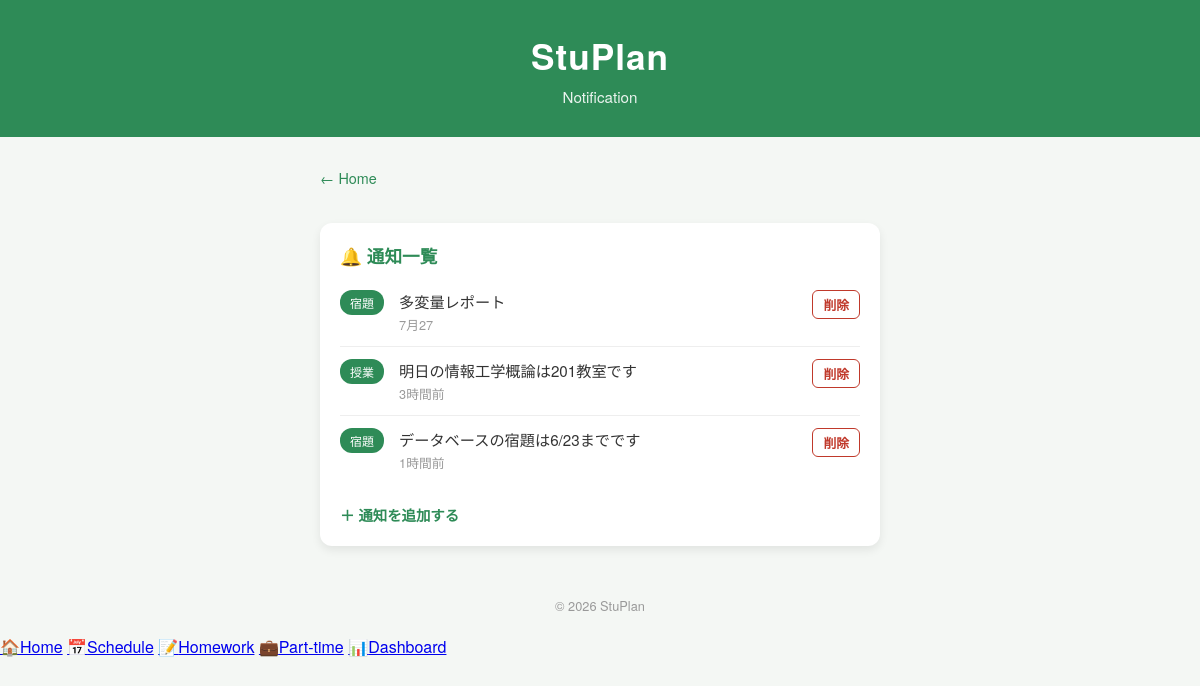
The app's page /notification, older data.
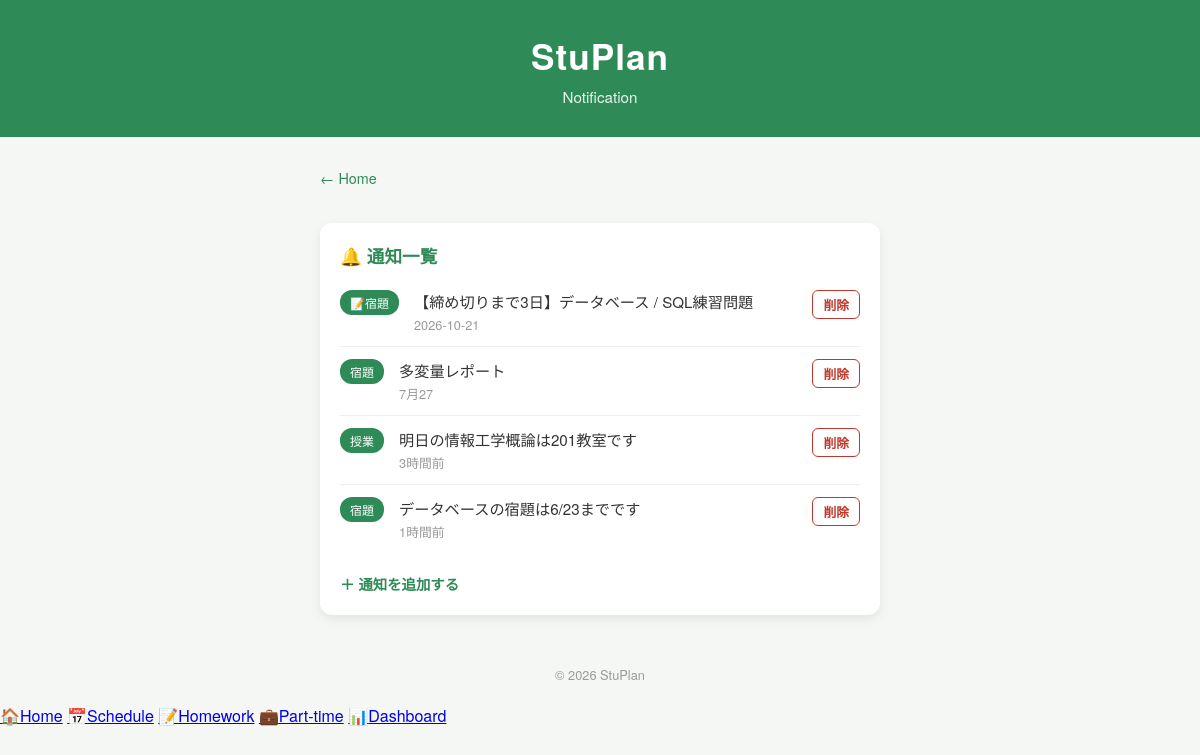
The same page, newer data.
### tables this page shows
CREATE TABLE notifications (
    id INTEGER PRIMARY KEY AUTOINCREMENT,
    type TEXT NOT NULL,
    message TEXT NOT NULL,
    time TEXT NOT NULL
, user_id INTEGER DEFAULT 1);

### app.py (the view)
@app.route("/notification")
def notification():
    lang = session.get("lang", "ja")
    t = TRANSLATIONS[lang]
    return render_template("notification.html", notifications=get_notifications(), t=t)

### app.py (called while the page is built)
def get_db_connection():
    if DATABASE_URL:
        import psycopg2
        import psycopg2.extras
        conn = psycopg2.connect(DATABASE_URL)
        conn.autocommit = False
        return conn
    else:
        conn = sqlite3.connect("stuplan.db")
        conn.row_factory = sqlite3.Row
        return conn

def ph(n=1):
    if DATABASE_URL:
        return ",".join(["%s"] * n) if n > 1 else "%s"
    else:
        return ",".join(["?"] * n) if n > 1 else "?"

def fetchall_as_dict(cursor):
    if DATABASE_URL:
        cols = [desc[0] for desc in cursor.description]
        return [dict(zip(cols, row)) for row in cursor.fetchall()]
    else:
        rows = cursor.fetchall()
        return [dict(row) for row in rows]

def get_user_id():
    return session.get("user_id", 1)

def get_notifications():
    conn = get_db_connection()
    cursor = conn.cursor()
    p = ph()
    cursor.execute(f"SELECT * FROM notifications WHERE user_id = {p} ORDER BY id DESC", (get_user_id(),))
    rows = fetchall_as_dict(cursor)
    conn.close()
    return rows

### templates/notification.html (shortened to what this page needs)
<!DOCTYPE html>
<html lang="ja">
<head>
    <link rel="stylesheet" href="{{ url_for('static', filename='style.css') }}">
</head>
<body>
    <header class="main-header"><h1>StuPlan</h1><p>{{ t.notification_title }}</p></header>
    <main class="container schedule-container">
        <a href="/home" class="back-link">{{ t.back_home }}</a>
        <section class="card schedule-card">
            <h2>🔔 {{ t.notification_sub }}</h2>
            {% if notifications %}
            <ul class="notification-list">
                {% for n in notifications %}
                <li class="notification-item">
                    <span class="notification-type">{{ n.type }}</span>
                    <div class="notification-info">
                        <span class="notification-message">{{ n.message }}</span>
                        <span class="notification-time">{{ n.time }}</span>
                    </div>
                    <a href="/notification/delete/{{ n.id }}" class="delete-link" onclick="return confirm('{{ t.confirm_delete }}');">{{ t.delete }}</a>
                </li>
                {% endfor %}
            </ul>
            {% else %}
            <p>{{ t.notification_empty }}</p>
            {% endif %}
            <a href="/notification/add" class="add-link">{{ t.notification_add }}</a>
        </section>
    </main>
    <footer class="main-footer"><p>&copy; 2026 StuPlan</p></footer>
    <nav class="bottom-nav">
        <a href="/home" class="nav-item "><span class="nav-icon">🏠</span><span>Home</span></a>
        <a href="/schedule" class="nav-item "><span class="nav-icon">📅</span><span>Schedule</span></a>
        <a href="/homework" class="nav-item "><span class="nav-icon">📝</span><span>Homework</span></a>
        <a href="/parttime" class="nav-item "><span class="nav-icon">💼</span><span>Part-time</span></a>
        <a href="/dashboard" class="nav-item "><span class="nav-icon">📊</span><span>Dashboard</span></a>
    </nav>
</body>
</html>

### static/style.css (style rules this page uses)
* { margin: 0; padding: 0; box-sizing: border-box; }
body { font-family: "Helvetica Neue", Arial, "Hiragino Kaku Gothic ProN", "Meiryo", sans-serif; background-color: #f4f7f4; color: #333; }
.main-header { background-color: #2e8b57; color: white; text-align: center; padding: 30px 20px; }
.main-header h1 { font-size: 2.2rem; letter-spacing: 1px; }
.main-header p { margin-top: 5px; font-size: 0.95rem; opacity: 0.9; }
.container { max-width: 800px; margin: 30px auto; padding: 0 20px; display: grid; grid-template-columns: 1fr 1fr; gap: 20px; }
.card { background-color: #ffffff; border-radius: 12px; padding: 20px; box-shadow: 0 4px 10px rgba(0, 0, 0, 0.08); transition: transform 0.2s ease; }
.card h2 { font-size: 1.1rem; margin-bottom: 10px; color: #2e8b57; }
.main-footer { text-align: center; padding: 20px; color: #999; font-size: 0.8rem; }
.schedule-container { grid-template-columns: 1fr; max-width: 600px; }
.back-link { display: inline-block; margin-bottom: 15px; color: #2e8b57; text-decoration: none; font-size: 0.9rem; }
.notification-list { list-style: none; }
.notification-item { display: flex; align-items: flex-start; gap: 15px; padding: 12px 0; border-bottom: 1px solid #eee; }
.notification-item:last-child { border-bottom: none; }
.notification-type { background-color: #2e8b57; color: white; font-size: 0.75rem; padding: 4px 10px; border-radius: 12px; white-space: nowrap; }
.notification-info { display: flex; flex-direction: column; flex: 1; }
.notification-message { font-size: 0.95rem; color: #333; }
.notification-time { font-size: 0.8rem; color: #999; margin-top: 3px; }
.add-link { display: inline-block; margin-top: 20px; color: #2e8b57; text-decoration: none; font-weight: bold; font-size: 0.9rem; }
.delete-link { color: #c0392b; text-decoration: none; font-size: 0.8rem; font-weight: bold; padding: 4px 10px; border: 1px solid #c0392b; border-radius: 6px; white-space: nowrap; }

Row changes from the older to the newer data that the page shows:
added notifications: type "📝宿題", message "【締め切りまで3日】データベース / SQL練習問題", time "2026-10-21", delete "削除"
